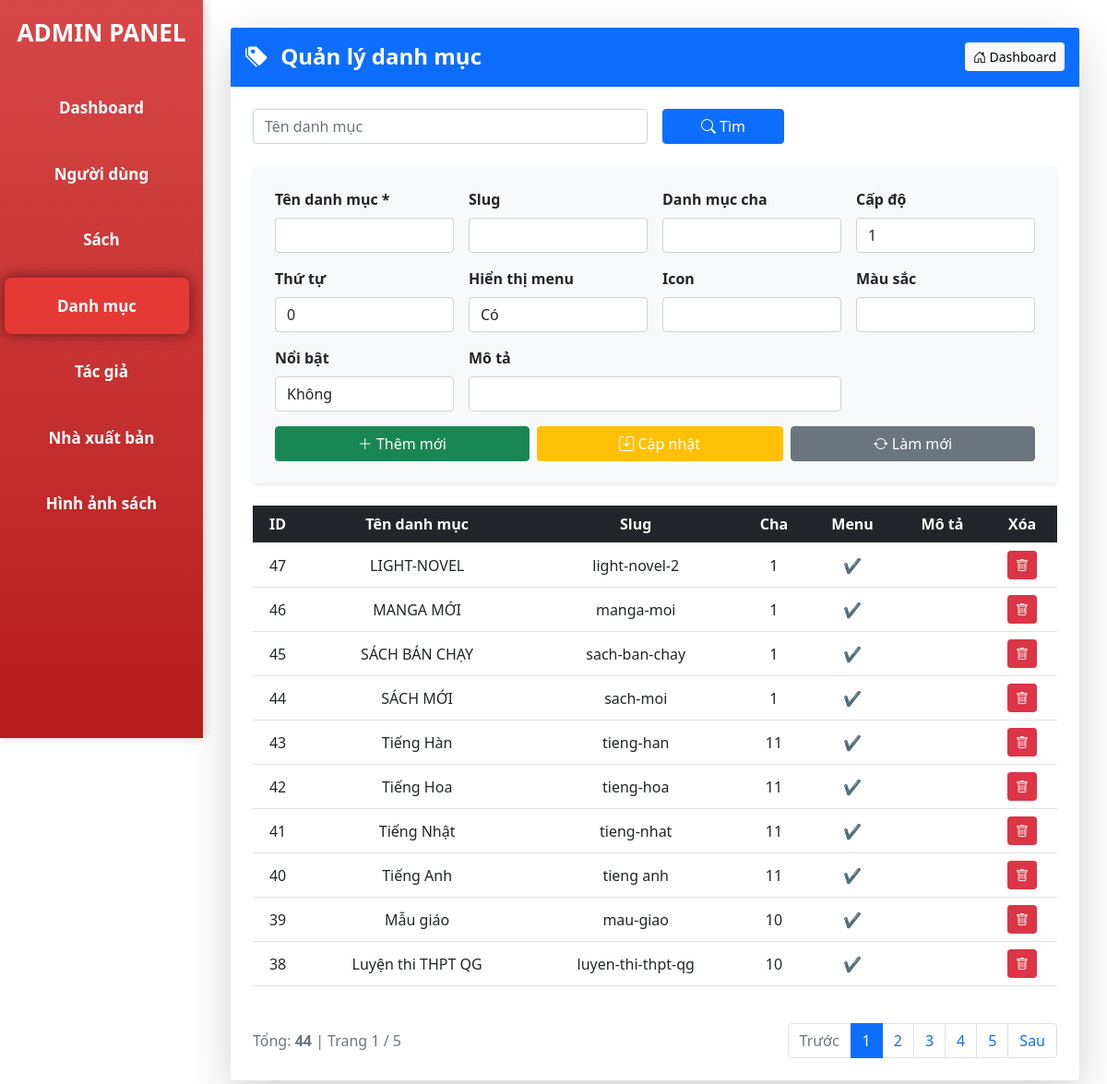
Page /frontend/pages/Admin_MVC/index.php?page=category on the committed database.
### tables this page shows
CREATE TABLE `danh_muc` (
  `ma_danh_muc` int(11) NOT NULL,
  `ten_danh_muc` varchar(100) NOT NULL,
  `slug` varchar(100) DEFAULT NULL,
  `mo_ta` text DEFAULT NULL,
  `danh_muc_cha` int(11) DEFAULT NULL,
  `cap_do` int(11) DEFAULT 1,
  `thu_tu` int(11) DEFAULT 0,
  `hien_thi_menu` tinyint(1) DEFAULT 1,
  `icon` varchar(50) DEFAULT NULL,
  `mau_sac` varchar(20) DEFAULT NULL,
  `la_danh_muc_noi_bat` tinyint(1) DEFAULT 0
);

### frontend/pages/Admin_MVC/controllers/CategoryController.php (called while the page is built, shortened)
<?php
require_once "models/Category.php";
class CategoryController
{
    private $model;
    public function __construct($db)
    {
        $this->model = new Category($db);
    }
    public function index()
    {
        $page_current = isset($_GET['p']) ? max(1, (int)$_GET['p']) : 1;
        $per_page = 10;
        $offset = ($page_current - 1) * $per_page;
        $search_ten = $_GET['search_ten'] ?? '';
        $total = $this->model->getTotalCategories($search_ten);
        $total_pages_view = ceil($total / $per_page);
        $categories = $this->model->getCategories($per_page, $offset, $search_ten);
        include "views/category/index.php";
        include "views/layout/main.php";
    }
}

### frontend/pages/Admin_MVC/index.php (called while the page is built, shortened)
<?php
require_once "them/connect.php";
$action = $_GET['action'] ?? 'index';
$controller = new $controllerName($conn);
$controller->$action();

### frontend/pages/Admin_MVC/models/Category.php (called while the page is built, shortened)
<?php
class Category
{
    private $conn;
    public function __construct($db)
    {
        $this->conn = $db;
    }
    public function getCategories($limit, $offset, $ten = '')
    {
        $sql = "SELECT * FROM danh_muc WHERE 1=1";
        $params = [];
        $sql .= " ORDER BY ma_danh_muc DESC LIMIT :limit OFFSET :offset";
        $stmt = $this->conn->prepare($sql);
        $stmt->bindValue(':limit', $limit, PDO::PARAM_INT);
        $stmt->bindValue(':offset', $offset, PDO::PARAM_INT);
        $stmt->execute();
        return $stmt->fetchAll(PDO::FETCH_ASSOC);
    }
    public function getTotalCategories($ten = '')
    {
        $sql = "SELECT COUNT(*) FROM danh_muc WHERE 1=1";
        $params = [];
        $stmt = $this->conn->prepare($sql);
        $stmt->execute();
        return $stmt->fetchColumn();
    }
}

### frontend/pages/Admin_MVC/views/category/index.php (the view, shortened to what this page needs)
<link rel="stylesheet" href="/bootstrap-5.0.2-dist/css/bootstrap.min.css">
<link rel="stylesheet" href="https://cdn.jsdelivr.net/npm/bootstrap-icons@1.11.3/font/bootstrap-icons.min.css">
<div class="card shadow-lg border-0">
    <div class="card-header bg-primary text-white d-flex justify-content-between align-items-center py-3">
        <h4 class="mb-0 fw-bold"><i class="bi bi-tags-fill me-2"></i> Quản lý danh mục</h4>
        <a href="?page=dashboard" class="btn btn-light btn-sm"><i class="bi bi-house-door"></i> Dashboard</a>
    </div>
    <div class="card-body p-4">
        <form action="" method="get" class="row g-3 mb-4">
            <div class="col-md-6">
                <input type="text" name="search_ten" class="form-control" placeholder="Tên danh mục"
                       value="<?= htmlspecialchars($_GET['search_ten'] ?? '') ?>">
            </div>
            <div class="col-md-2">
                <button type="submit" class="btn btn-primary w-100"><i class="bi bi-search"></i> Tìm</button>
            </div>
        </form>
        <div class="bg-light rounded p-4 mb-4 shadow-sm">
            <form action="?page=category&action=save" method="post" class="row g-3">
                <div class="col-md-3">
                    <label class="form-label fw-bold">Tên danh mục *</label>
                    <input type="text" name="ten_danh_muc" id="ten_danh_muc" class="form-control" required>
                </div>
                <div class="col-md-3">
                    <label class="form-label fw-bold">Slug</label>
                    <input type="text" name="slug" id="slug" class="form-control">
                </div>
                <div class="col-md-3">
                    <label class="form-label fw-bold">Danh mục cha</label>
                    <input type="number" name="danh_muc_cha" id="danh_muc_cha" class="form-control">
                </div>
                <div class="col-md-3">
                    <label class="form-label fw-bold">Cấp độ</label>
                    <input type="number" name="cap_do" id="cap_do" class="form-control" value="1">
                </div>
                <div class="col-md-3">
                    <label class="form-label fw-bold">Thứ tự</label>
                    <input type="number" name="thu_tu" id="thu_tu" class="form-control" value="0">
                </div>
                <div class="col-md-3">
                    <label class="form-label fw-bold">Hiển thị menu</label>
                    <select name="hien_thi_menu" id="hien_thi_menu" class="form-control">
                        <option value="1">Có</option>
                    </select>
                </div>
                <div class="col-md-3">
                    <label class="form-label fw-bold">Icon</label>
                    <input type="text" name="icon" id="icon" class="form-control">
                </div>
                <div class="col-md-3">
                    <label class="form-label fw-bold">Màu sắc</label>
                    <input type="text" name="mau_sac" id="mau_sac" class="form-control">
                </div>
                <div class="col-md-3">
                    <label class="form-label fw-bold">Nổi bật</label>
                    <select name="la_danh_muc_noi_bat" id="la_danh_muc_noi_bat" class="form-control">
                        <option value="0">Không</option>
                    </select>
                </div>
                <div class="col-md-6">
                    <label class="form-label fw-bold">Mô tả</label>
                    <input type="text" name="mo_ta" id="mo_ta" class="form-control">
                </div>
                <div class="col-12 d-flex gap-2">
                    <button type="submit" name="action" value="add" class="btn btn-success flex-fill">
                        <i class="bi bi-plus-lg"></i> Thêm mới
                    </button>
                    <button type="submit" name="action" value="update" class="btn btn-warning flex-fill text-white">
                        <i class="bi bi-save"></i> Cập nhật
                    </button>
                    <button type="button" onclick="clearForm()" class="btn btn-secondary flex-fill">
                        <i class="bi bi-arrow-repeat"></i> Làm mới
                    </button>
                </div>
            </form>
        </div>
        <div class="table-responsive">
            <table class="table table-hover align-middle text-center">
                <thead class="table-dark">
                    <tr>
                        <th>ID</th>
                        <th>Tên danh mục</th>
                        <th>Slug</th>
                        <th>Cha</th>
                        <th>Menu</th>
                        <th>Mô tả</th>
                        <th>Xóa</th>
                    </tr>
                </thead>
                <tbody>
                    <?php foreach ($categories as $c): ?>
                    <tr class="row-select" data-id="<?= $c['ma_danh_muc'] ?>"
                        data-ten="<?= htmlspecialchars($c['ten_danh_muc']) ?>"
                        data-slug="<?= htmlspecialchars($c['slug']) ?>"
                        data-mo_ta="<?= htmlspecialchars($c['mo_ta']) ?>"
                        data-cha="<?= $c['danh_muc_cha'] ?>"
                        data-cap="<?= $c['cap_do'] ?>"
                        data-thutu="<?= $c['thu_tu'] ?>"
                        data-menu="<?= $c['hien_thi_menu'] ?>"
                        data-icon="<?= htmlspecialchars($c['icon']) ?>"
                        data-mau="<?= htmlspecialchars($c['mau_sac']) ?>"
                        data-noibat="<?= $c['la_danh_muc_noi_bat'] ?>"
                        style="cursor:pointer"
                    >
                        <td><?= $c['ma_danh_muc'] ?></td>
                        <td><?= htmlspecialchars($c['ten_danh_muc']) ?></td>
                        <td><?= htmlspecialchars($c['slug']) ?></td>
                        <td><?= $c['danh_muc_cha'] ?: "-" ?></td>
                        <td><?= $c['hien_thi_menu'] ? "✔" : "✖" ?></td>
                        <td><?= htmlspecialchars($c['mo_ta']) ?></td>
                        <td>
                            <button class="btn btn-danger btn-sm" onclick="event.stopPropagation(); confirmDelete(<?= $c['ma_danh_muc'] ?>)">
                                <i class="bi bi-trash"></i>
                            </button>
                        </td>
                    </tr>
                    <?php endforeach; ?>
                </tbody>
            </table>
        </div>
        <div class="d-flex justify-content-between align-items-center mt-4">
            <div class="text-muted">
                Tổng: <strong><?= $total ?></strong> | Trang <?= $page_current ?> / <?= $total_pages_view ?>
            </div>
            <nav>
                <ul class="pagination mb-0">
                    <li class="page-item <?= $page_current <= 1 ? 'disabled' : '' ?>">
                        <a class="page-link" href="?page=category&p=<?= $page_current - 1 ?>">Trước</a>
                    </li>
                    <?php for ($i = 1; $i <= $total_pages_view; $i++): ?>
                        <li class="page-item <?= $i == $page_current ? 'active' : '' ?>">
                            <a class="page-link" href="?page=category&p=<?= $i ?>"><?= $i ?></a>
                        </li>
                    <?php endfor; ?>
                    <li class="page-item <?= $page_current >= $total_pages_view ? 'disabled' : '' ?>">
                        <a class="page-link" href="?page=category&p=<?= $page_current + 1 ?>">Sau</a>
                    </li>
                </ul>
            </nav>
        </div>
    </div>
</div>

### frontend/pages/Admin_MVC/views/layout/main.php (style rules this page uses)
body { margin: 0; font-family: Arial, sans-serif; min-height: 100vh; background: #f8f9fa; }

### rows in the picture
danh_muc: ma_danh_muc "47", ten_danh_muc "LIGHT-NOVEL", slug "light-novel-2", danh_muc_cha "1"
danh_muc: ma_danh_muc "46", ten_danh_muc "MANGA MỚI", slug "manga-moi", danh_muc_cha "1"
danh_muc: ma_danh_muc "45", ten_danh_muc "SÁCH BÁN CHẠY", slug "sach-ban-chay", danh_muc_cha "1"
danh_muc: ma_danh_muc "44", ten_danh_muc "SÁCH MỚI", slug "sach-moi", danh_muc_cha "1"
danh_muc: ma_danh_muc "43", ten_danh_muc "Tiếng Hàn", slug "tieng-han", danh_muc_cha "11"
danh_muc: ma_danh_muc "42", ten_danh_muc "Tiếng Hoa", slug "tieng-hoa", danh_muc_cha "11"
danh_muc: ma_danh_muc "41", ten_danh_muc "Tiếng Nhật", slug "tieng-nhat", danh_muc_cha "11"
danh_muc: ma_danh_muc "40", ten_danh_muc "Tiếng Anh", slug "tieng anh", danh_muc_cha "11"
danh_muc: ma_danh_muc "39", ten_danh_muc "Mẫu giáo", slug "mau-giao", danh_muc_cha "10"
danh_muc: ma_danh_muc "38", ten_danh_muc "Luyện thi THPT QG", slug "luyen-thi-thpt-qg", danh_muc_cha "10"

### other values in the picture
$total "44"
$page_current "1"
$total_pages_view "5"
